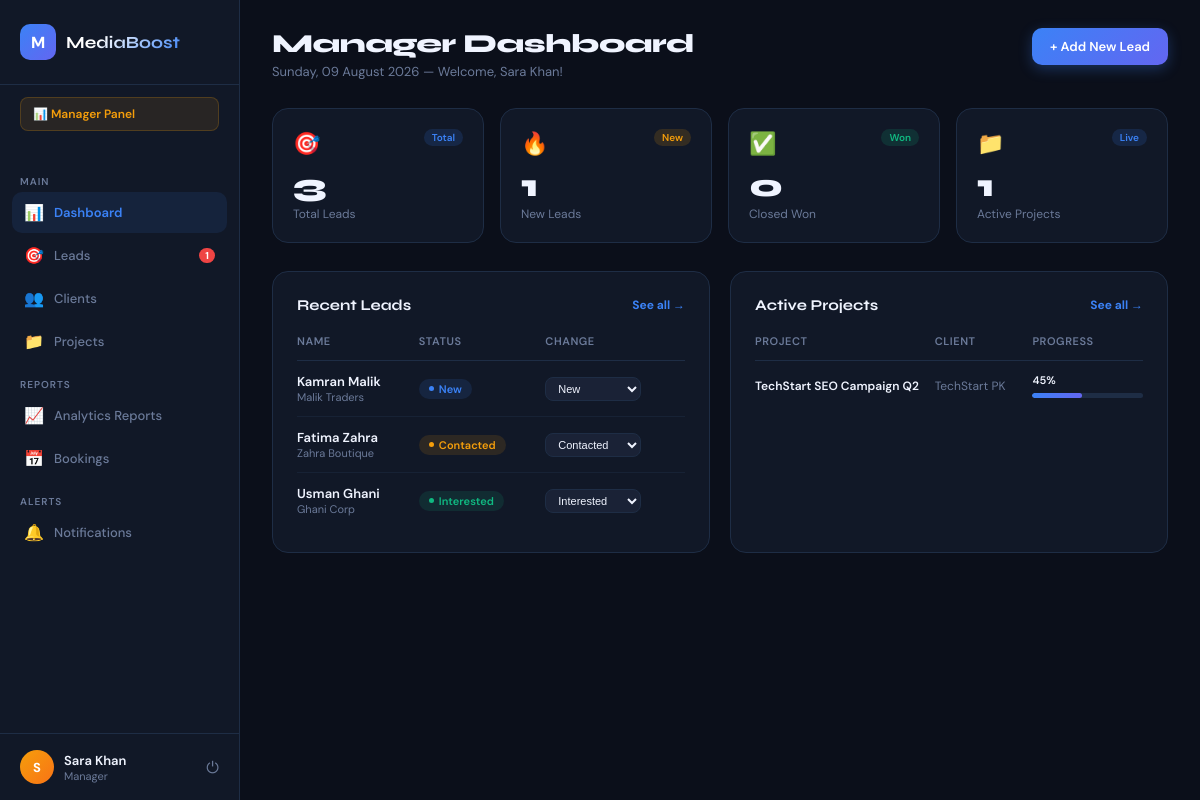
/manager/dashboard.php (signed in), run on the app's committed database.
### tables this page shows
CREATE TABLE leads (
    id              INT AUTO_INCREMENT PRIMARY KEY,
    name            VARCHAR(100) NOT NULL,
    email           VARCHAR(150),
    phone           VARCHAR(20),
    business_name   VARCHAR(150),
    service_interest VARCHAR(100),
    budget          ENUM('under_50k','50k_150k','150k_500k','500k_plus') DEFAULT 'under_50k',
    source          ENUM('website','whatsapp','referral','facebook','instagram','other') DEFAULT 'website',
    status          ENUM('new','contacted','interested','negotiation','closed_won','closed_lost','junk') DEFAULT 'new',
    notes           TEXT,
    assigned_to     INT,
    ai_score        TINYINT DEFAULT 0,             
    follow_up_date  DATE,
    created_at      TIMESTAMP DEFAULT CURRENT_TIMESTAMP,
    updated_at      TIMESTAMP DEFAULT CURRENT_TIMESTAMP ON UPDATE CURRENT_TIMESTAMP,
    FOREIGN KEY (assigned_to) REFERENCES users(id) ON DELETE SET NULL
);

CREATE TABLE projects (
    id              INT AUTO_INCREMENT PRIMARY KEY,
    client_id       INT NOT NULL,
    title           VARCHAR(200) NOT NULL,
    description     TEXT,
    service_type    ENUM('seo','social_media','web_dev','content','backlinks','other') NOT NULL,
    status          ENUM('pending','in_progress','review','completed','paused','cancelled') DEFAULT 'pending',
    start_date      DATE,
    deadline        DATE,
    assigned_to     INT,
    progress        TINYINT DEFAULT 0,             
    budget          DECIMAL(10,2),
    created_at      TIMESTAMP DEFAULT CURRENT_TIMESTAMP,
    updated_at      TIMESTAMP DEFAULT CURRENT_TIMESTAMP ON UPDATE CURRENT_TIMESTAMP,
    FOREIGN KEY (client_id) REFERENCES clients(id) ON DELETE CASCADE,
    FOREIGN KEY (assigned_to) REFERENCES users(id) ON DELETE SET NULL
);

CREATE TABLE clients (
    id              INT AUTO_INCREMENT PRIMARY KEY,
    business_name   VARCHAR(150) NOT NULL,
    contact_person  VARCHAR(100) NOT NULL,
    email           VARCHAR(150) NOT NULL UNIQUE,
    password        VARCHAR(255) NOT NULL,
    phone           VARCHAR(20),
    city            VARCHAR(80),
    industry        VARCHAR(100),
    package         ENUM('basic','standard','premium') DEFAULT 'basic',
    assigned_to     INT,                           
    is_active       TINYINT(1) DEFAULT 1,
    created_at      TIMESTAMP DEFAULT CURRENT_TIMESTAMP,
    updated_at      TIMESTAMP DEFAULT CURRENT_TIMESTAMP ON UPDATE CURRENT_TIMESTAMP,
    FOREIGN KEY (assigned_to) REFERENCES users(id) ON DELETE SET NULL
);

### includes/auth.php (called while the page is built, shortened)
<?php
function currentUser(): array {
    return ['id'=>$_SESSION['user_id']??null,'name'=>$_SESSION['user_name']??'Guest','role'=>$_SESSION['user_role']??null,'type'=>$_SESSION['user_type']??null];
}

### manager/dashboard.php (the view, shortened to what this page needs)
<?php
require_once '../includes/auth.php';
$db=getDB();$user=currentUser();
$total_leads =$db->query("SELECT COUNT(*) FROM leads")->fetchColumn();
$new_leads   =$db->query("SELECT COUNT(*) FROM leads WHERE status='new'")->fetchColumn();
$active_proj =$db->query("SELECT COUNT(*) FROM projects WHERE status='in_progress'")->fetchColumn();
$pending_bk  =$db->query("SELECT COUNT(*) FROM bookings WHERE status='pending'")->fetchColumn();
$unread      =$db->query("SELECT COUNT(*) FROM notifications WHERE is_read=0")->fetchColumn();
$won_leads   =$db->query("SELECT COUNT(*) FROM leads WHERE status='closed_won'")->fetchColumn();
$recentLeads=$db->query("SELECT l.*,u.name AS assigned_name FROM leads l LEFT JOIN users u ON l.assigned_to=u.id ORDER BY l.created_at DESC LIMIT 8")->fetchAll();
$recentProjects=$db->query("SELECT p.*,c.business_name FROM projects p LEFT JOIN clients c ON p.client_id=c.id WHERE p.status='in_progress' ORDER BY p.updated_at DESC LIMIT 5")->fetchAll();
?>
<!DOCTYPE html><html lang="en"><head>
</head><body>
<aside class="sidebar">
  <div class="sidebar-logo"><div class="logo-icon">M</div><span class="logo-name">MediaBoost</span></div>
  <div class="role-tag">📊 Manager Panel</div>
  <nav class="nav">
    <div class="nav-section">Main</div>
    <a href="dashboard.php" class="nav-item active"><span class="nav-icon">📊</span> Dashboard</a>
    <a href="../admin/leads.php" class="nav-item"><span class="nav-icon">🎯</span> Leads <?php if($new_leads>0): ?><span class="nav-badge"><?= $new_leads ?></span><?php endif; ?></a>
    <a href="clients.php" class="nav-item"><span class="nav-icon">👥</span> Clients</a>
    <a href="projects.php" class="nav-item"><span class="nav-icon">📁</span> Projects</a>
    <div class="nav-section">Reports</div>
    <a href="reports.php" class="nav-item"><span class="nav-icon">📈</span> Analytics Reports</a>
    <a href="bookings.php" class="nav-item"><span class="nav-icon">📅</span> Bookings <?php if($pending_bk>0): ?><span class="nav-badge"><?= $pending_bk ?></span><?php endif; ?></a>
    <div class="nav-section">Alerts</div>
    <a href="notifications.php" class="nav-item"><span class="nav-icon">🔔</span> Notifications <?php if($unread>0): ?><span class="nav-badge"><?= $unread ?></span><?php endif; ?></a>
  </nav>
  <div class="sidebar-user">
    <div class="user-avatar"><?= strtoupper($user['name'][0]) ?></div>
    <div class="user-info"><div class="user-name"><?= htmlspecialchars($user['name']) ?></div><div class="user-role"><?= $user['role'] ?></div></div>
    <a href="../logout.php" class="logout-btn" title="Logout">⏻</a>
  </div>
</aside>
<main class="main">
  <div class="page-header">
    <div>
      <div class="page-title">Manager Dashboard</div>
      <div class="page-sub"><?= date('l, d F Y') ?> — Welcome, <?= htmlspecialchars($user['name']) ?>!</div>
    </div>
    <a href="../admin/leads.php" class="btn btn-primary">+ Add New Lead</a>
  </div>
  <div class="stats-grid">
    <div class="stat-card"><div class="stat-top"><span class="stat-icon">🎯</span><span class="stat-badge badge-blue">Total</span></div><div class="stat-value"><?= $total_leads ?></div><div class="stat-label">Total Leads</div></div>
    <div class="stat-card"><div class="stat-top"><span class="stat-icon">🔥</span><span class="stat-badge badge-amber">New</span></div><div class="stat-value"><?= $new_leads ?></div><div class="stat-label">New Leads</div></div>
    <div class="stat-card"><div class="stat-top"><span class="stat-icon">✅</span><span class="stat-badge badge-green">Won</span></div><div class="stat-value"><?= $won_leads ?></div><div class="stat-label">Closed Won</div></div>
    <div class="stat-card"><div class="stat-top"><span class="stat-icon">📁</span><span class="stat-badge badge-blue">Live</span></div><div class="stat-value"><?= $active_proj ?></div><div class="stat-label">Active Projects</div></div>
  </div>
  <div class="grid-2">
    <div class="card">
      <div class="card-title">Recent Leads <a href="../admin/leads.php" class="card-link">See all →</a></div>
      <table>
        <thead><tr><th>Name</th><th>Status</th><th>Change</th></tr></thead>
        <tbody>
        <?php foreach($recentLeads as $lead): ?>
        <tr>
          <td><div style="font-weight:600"><?= htmlspecialchars($lead['name']) ?></div><div style="font-size:11px;color:var(--muted)"><?= htmlspecialchars($lead['business_name']??'—') ?></div></td>
          <td><span class="status s-<?= $lead['status'] ?>"><?= ucfirst(str_replace('_',' ',$lead['status'])) ?></span></td>
          <td>
            <form method="POST" action="../admin/leads.php">
              <select class="inline-select" name="status" onchange="this.form.submit()">
                <?php foreach(['new','contacted','interested','negotiation','closed_won','closed_lost','junk'] as $s): ?>
                <option value="<?= $s ?>" <?= $lead['status']===$s?'selected':'' ?>><?= ucfirst(str_replace('_',' ',$s)) ?></option>
                <?php endforeach; ?>
              </select>
            </form>
          </td>
        </tr>
        <?php endforeach; ?>
        </tbody>
      </table>
    </div>
    <div class="card">
      <div class="card-title">Active Projects <a href="projects.php" class="card-link">See all →</a></div>
      <table>
        <thead><tr><th>Project</th><th>Client</th><th>Progress</th></tr></thead>
        <tbody>
        <?php foreach($recentProjects as $p): ?>
        <tr>
          <td style="font-weight:600;font-size:12px;max-width:130px"><?= htmlspecialchars($p['title']) ?></td>
          <td style="color:var(--muted);font-size:12px"><?= htmlspecialchars($p['business_name']??'—') ?></td>
          <td style="min-width:80px">
            <div style="font-size:11px;font-weight:600;margin-bottom:4px"><?= $p['progress'] ?>%</div>
            <div class="progress-bar"><div class="progress-fill" style="width:<?= $p['progress'] ?>%"></div></div>
          </td>
        </tr>
        <?php endforeach; ?>
        </tbody>
      </table>
    </div>
  </div>
</main>
</body></html>

### data on the page
leads: name "Kamran Malik", business_name "Malik Traders", status "New"
leads: name "Fatima Zahra", business_name "Zahra Boutique", status "Contacted"
leads: name "Usman Ghani", business_name "Ghani Corp", status "Interested"
projects: title "TechStart SEO Campaign Q2", client.business_name "TechStart PK", progress "45"

### other printed values
$new_leads "1"
$user['name'][0] "S"
$user['name'] "Sara Khan"
$user['role'] "Manager"
$total_leads "3"
$won_leads "0"
$active_proj "1"
